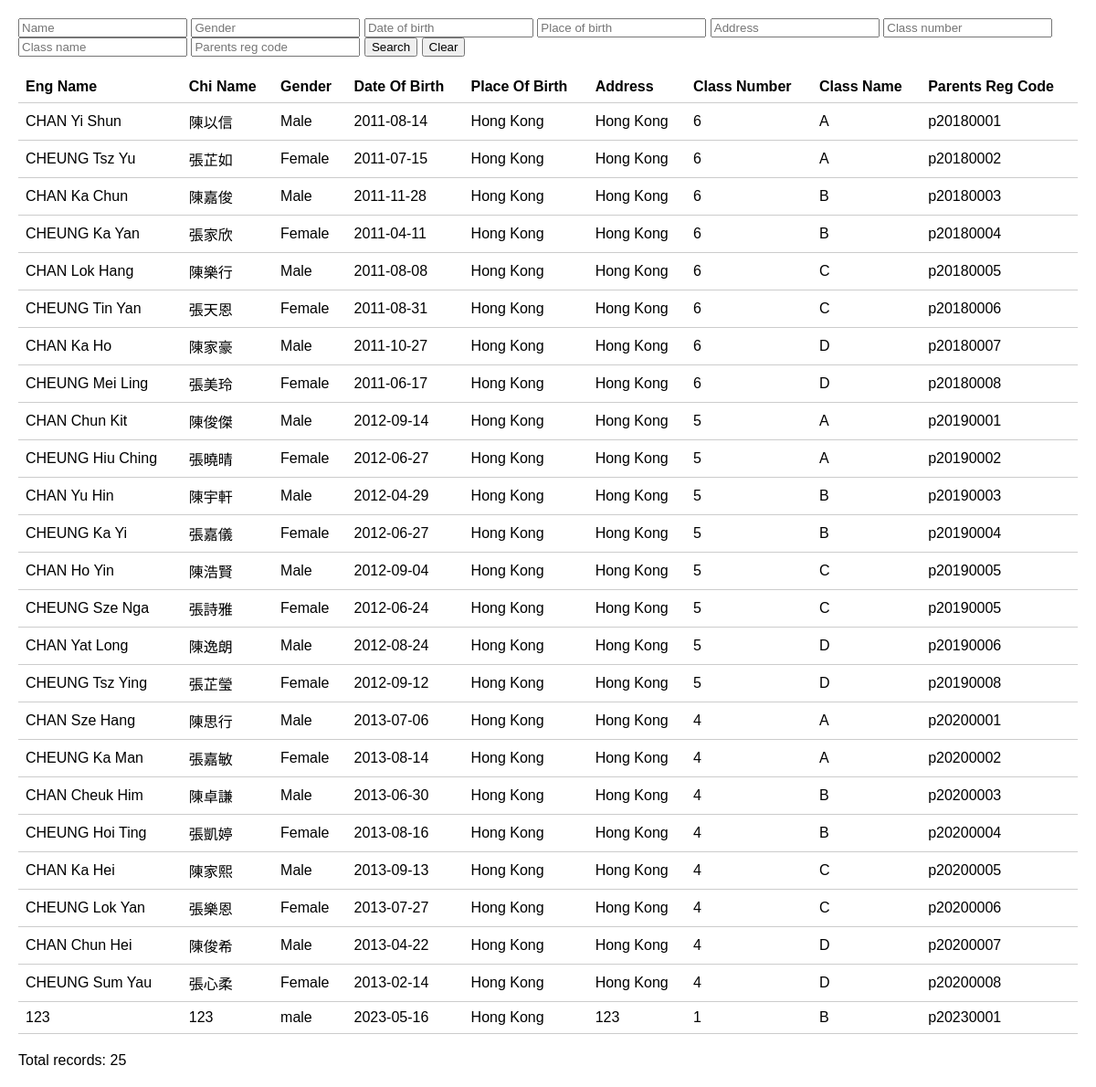
Screenshot of /page/admin/viewenrollment.php with the database file from the repository.
### tables this page shows
CREATE TABLE IF NOT EXISTS `student` (
  `studnetID` int NOT NULL AUTO_INCREMENT,
  `studentRegNumber` varchar(20) NOT NULL,
  `studentEngName` varchar(30) NOT NULL,
  `studentChiName` varchar(30) NOT NULL,
  `studentSex` varchar(10) NOT NULL,
  `studentDateOfBirth` date NOT NULL,
  `studentPlaceOfBirth` varchar(30) NOT NULL,
  `studentAddress` varchar(100) NOT NULL,
  `classNumber` int NOT NULL,
  `className` varchar(5) NOT NULL,
  `parentsRegCode` varchar(10) NOT NULL,
  PRIMARY KEY (`studnetID`)
);

### page/admin/viewenrollment.php (the view, shortened to what this page needs)
<!DOCTYPE html>
<html>
    <head>
        <link href="../../css/viewenrollment.css" rel="stylesheet" type="text/css"/>
    </head>
    <body>
          <P>
        <form method="GET" action="">
            <input type="text" name="filter" placeholder="Name" value="<?php echo isset($_GET['filter']) ? $_GET['filter'] : ''; ?>">
            <input type="text" name="filterSex" placeholder="Gender" value="<?php echo isset($_GET['filterSex']) ? $_GET['filterSex'] : ''; ?>">
            <input type="text" name="filterDOB" placeholder="Date of birth" value="<?php echo isset($_GET['filterDOB']) ? $_GET['filterDOB'] : ''; ?>">
            <input type="text" name="filterPOB" placeholder="Place of birth" value="<?php echo isset($_GET['filterPOB']) ? $_GET['filterPOB'] : ''; ?>">
            <input type="text" name="filterAddress" placeholder="Address" value="<?php echo isset($_GET['filterAddress']) ? $_GET['filterAddress'] : ''; ?>">
            <input type="text" name="filterClassNumber" placeholder="Class number" value="<?php echo isset($_GET['filterClassNumber']) ? $_GET['filterClassNumber'] : ''; ?>">
            <input type="text" name="filterClassName" placeholder="Class name" value="<?php echo isset($_GET['filterClassName']) ? $_GET['filterClassName'] : ''; ?>">
            <input type="text" name="filterParentsRegCode" placeholder="Parents reg code" value="<?php echo isset($_GET['filterParentsRegCode']) ? $_GET['filterParentsRegCode'] : ''; ?>">
            <button type="submit">Search</button>
            <button type="button" onclick="clearFilter()">Clear</button>
        </form>
        <P>
        <?php
        require_once '../../connectdb.php';
        $filter = isset($_GET['filter']) ? $_GET['filter'] : '';
        $filterSex = isset($_GET['filterSex']) ? $_GET['filterSex'] : '';
        $filterDOB = isset($_GET['filterDOB']) ? $_GET['filterDOB'] : '';
        $filterPOB = isset($_GET['filterPOB']) ? $_GET['filterPOB'] : '';
        $filterAddress = isset($_GET['filterAddress']) ? $_GET['filterAddress'] : '';
        $filterClassNumber = isset($_GET['filterClassNumber']) ? $_GET['filterClassNumber'] : '';
        $filterClassName = isset($_GET['filterClassName']) ? $_GET['filterClassName'] : '';
        $filterParentsRegCode = isset($_GET['filterParentsRegCode']) ? $_GET['filterParentsRegCode'] : '';
        $query = "SELECT * FROM `student`
    WHERE (`studentEngName` LIKE :filter OR `studentChiName` LIKE :filter)
    AND (`studentSex` LIKE :filterSex)
    AND (`studentDateOfBirth` LIKE :filterDOB)
    AND (`studentPlaceOfBirth` LIKE :filterPOB)
    AND (`studentAddress` LIKE :filterAddress)
    AND (`classNumber` LIKE :filterClassNumber)
    AND (`className` LIKE :filterClassName)
    AND (`parentsRegCode` LIKE :filterParentsRegCode)";
        $stmt = $pdo->prepare($query);
        $stmt->bindValue(':filter', '%' . $filter . '%', PDO::PARAM_STR);
        $stmt->bindValue(':filterSex', '%' . $filterSex . '%', PDO::PARAM_STR);
        $stmt->bindValue(':filterDOB', '%' . $filterDOB . '%', PDO::PARAM_STR);
        $stmt->bindValue(':filterPOB', '%' . $filterPOB . '%', PDO::PARAM_STR);
        $stmt->bindValue(':filterAddress', '%' . $filterAddress . '%', PDO::PARAM_STR);
        $stmt->bindValue(':filterClassNumber', '%' . $filterClassNumber . '%', PDO::PARAM_STR);
        $stmt->bindValue(':filterClassName', '%' . $filterClassName . '%', PDO::PARAM_STR);
        $stmt->bindValue(':filterParentsRegCode', '%' . $filterParentsRegCode . '%', PDO::PARAM_STR);
        $stmt->execute();
        if ($stmt) {
            echo "<table>";
            echo "<tr><th>Eng Name</th><th>Chi Name</th><th>Gender</th><th>Date Of Birth</th><th>Place Of Birth</th>
      <th>Address</th><th>Class Number</th><th>Class Name</th><th>Parents Reg Code</th></tr>";
            while ($row = $stmt->fetch(PDO::FETCH_ASSOC)) {
                echo "<tr class='record-row'>";
                echo "<td>" . $row['studentEngName'] . "</td>";
                echo "<td>" . $row['studentChiName'] . "</td>";
                echo "<td>" . $row['studentSex'] . "</td>";
                echo "<td>" . $row['studentDateOfBirth'] . "</td>";
                echo "<td>" . $row['studentPlaceOfBirth'] . "</td>";
                echo "<td>" . $row['studentAddress'] . "</td>";
                echo "<td>" . $row['classNumber'] . "</td>";
                echo "<td>" . $row['className'] . "</td>";
                echo "<td>" . $row['parentsRegCode'] . "</td>";
                echo "</tr>";
            }
            echo "</table>";
            $count = $stmt->rowCount();
            echo "<p>Total records: $count</p>";
        } else {
            $errorInfo = $stmt->errorInfo();
            echo "Error: " . $errorInfo[2];
        }
        ?>
    </body>
</html>

### css/viewenrollment.css (style rules this page uses)
table { width: 100%; border-collapse: collapse; margin-bottom: 20px; }
table th, table td { padding: 8px; text-align: left; border-bottom: 1px solid #ccc; }
table th { font-weight: bold; }
body { font-family: Arial, sans-serif; margin: 20px; }
p { margin-bottom: 10px; }

### rows the page displays
student: studentEngName "CHAN Yi Shun", studentChiName "陳以信", studentSex "Male", studentDateOfBirth "2011-08-14", studentPlaceOfBirth "Hong Kong", studentAddress "Hong Kong", classNumber "6", className "A", parentsRegCode "p20180001"
student: studentEngName "CHEUNG Tsz Yu", studentChiName "張芷如", studentSex "Female", studentDateOfBirth "2011-07-15", studentPlaceOfBirth "Hong Kong", studentAddress "Hong Kong", classNumber "6", className "A", parentsRegCode "p20180002"
student: studentEngName "CHAN Ka Chun", studentChiName "陳嘉俊", studentSex "Male", studentDateOfBirth "2011-11-28", studentPlaceOfBirth "Hong Kong", studentAddress "Hong Kong", classNumber "6", className "B", parentsRegCode "p20180003"
student: studentEngName "CHEUNG Ka Yan", studentChiName "張家欣", studentSex "Female", studentDateOfBirth "2011-04-11", studentPlaceOfBirth "Hong Kong", studentAddress "Hong Kong", classNumber "6", className "B", parentsRegCode "p20180004"
student: studentEngName "CHAN Lok Hang", studentChiName "陳樂行", studentSex "Male", studentDateOfBirth "2011-08-08", studentPlaceOfBirth "Hong Kong", studentAddress "Hong Kong", classNumber "6", className "C", parentsRegCode "p20180005"
student: studentEngName "CHEUNG Tin Yan", studentChiName "張天恩", studentSex "Female", studentDateOfBirth "2011-08-31", studentPlaceOfBirth "Hong Kong", studentAddress "Hong Kong", classNumber "6", className "C", parentsRegCode "p20180006"
student: studentEngName "CHAN Ka Ho", studentChiName "陳家豪", studentSex "Male", studentDateOfBirth "2011-10-27", studentPlaceOfBirth "Hong Kong", studentAddress "Hong Kong", classNumber "6", className "D", parentsRegCode "p20180007"
student: studentEngName "CHEUNG Mei Ling", studentChiName "張美玲", studentSex "Female", studentDateOfBirth "2011-06-17", studentPlaceOfBirth "Hong Kong", studentAddress "Hong Kong", classNumber "6", className "D", parentsRegCode "p20180008"
student: studentEngName "CHAN Chun Kit", studentChiName "陳俊傑", studentSex "Male", studentDateOfBirth "2012-09-14", studentPlaceOfBirth "Hong Kong", studentAddress "Hong Kong", classNumber "5", className "A", parentsRegCode "p20190001"
student: studentEngName "CHEUNG Hiu Ching", studentChiName "張曉晴", studentSex "Female", studentDateOfBirth "2012-06-27", studentPlaceOfBirth "Hong Kong", studentAddress "Hong Kong", classNumber "5", className "A", parentsRegCode "p20190002"
student: studentEngName "CHAN Yu Hin", studentChiName "陳宇軒", studentSex "Male", studentDateOfBirth "2012-04-29", studentPlaceOfBirth "Hong Kong", studentAddress "Hong Kong", classNumber "5", className "B", parentsRegCode "p20190003"
student: studentEngName "CHEUNG Ka Yi", studentChiName "張嘉儀", studentSex "Female", studentDateOfBirth "2012-06-27", studentPlaceOfBirth "Hong Kong", studentAddress "Hong Kong", classNumber "5", className "B", parentsRegCode "p20190004"
student: studentEngName "CHAN Ho Yin", studentChiName "陳浩賢", studentSex "Male", studentDateOfBirth "2012-09-04", studentPlaceOfBirth "Hong Kong", studentAddress "Hong Kong", classNumber "5", className "C", parentsRegCode "p20190005"
student: studentEngName "CHEUNG Sze Nga", studentChiName "張詩雅", studentSex "Female", studentDateOfBirth "2012-06-24", studentPlaceOfBirth "Hong Kong", studentAddress "Hong Kong", classNumber "5", className "C", parentsRegCode "p20190005"
student: studentEngName "CHAN Yat Long", studentChiName "陳逸朗", studentSex "Male", studentDateOfBirth "2012-08-24", studentPlaceOfBirth "Hong Kong", studentAddress "Hong Kong", classNumber "5", className "D", parentsRegCode "p20190006"
student: studentEngName "CHEUNG Tsz Ying", studentChiName "張芷瑩", studentSex "Female", studentDateOfBirth "2012-09-12", studentPlaceOfBirth "Hong Kong", studentAddress "Hong Kong", classNumber "5", className "D", parentsRegCode "p20190008"
student: studentEngName "CHAN Sze Hang", studentChiName "陳思行", studentSex "Male", studentDateOfBirth "2013-07-06", studentPlaceOfBirth "Hong Kong", studentAddress "Hong Kong", classNumber "4", className "A", parentsRegCode "p20200001"
student: studentEngName "CHEUNG Ka Man", studentChiName "張嘉敏", studentSex "Female", studentDateOfBirth "2013-08-14", studentPlaceOfBirth "Hong Kong", studentAddress "Hong Kong", classNumber "4", className "A", parentsRegCode "p20200002"
student: studentEngName "CHAN Cheuk Him", studentChiName "陳卓謙", studentSex "Male", studentDateOfBirth "2013-06-30", studentPlaceOfBirth "Hong Kong", studentAddress "Hong Kong", classNumber "4", className "B", parentsRegCode "p20200003"
student: studentEngName "CHEUNG Hoi Ting", studentChiName "張凱婷", studentSex "Female", studentDateOfBirth "2013-08-16", studentPlaceOfBirth "Hong Kong", studentAddress "Hong Kong", classNumber "4", className "B", parentsRegCode "p20200004"
student: studentEngName "CHAN Ka Hei", studentChiName "陳家熙", studentSex "Male", studentDateOfBirth "2013-09-13", studentPlaceOfBirth "Hong Kong", studentAddress "Hong Kong", classNumber "4", className "C", parentsRegCode "p20200005"
student: studentEngName "CHEUNG Lok Yan", studentChiName "張樂恩", studentSex "Female", studentDateOfBirth "2013-07-27", studentPlaceOfBirth "Hong Kong", studentAddress "Hong Kong", classNumber "4", className "C", parentsRegCode "p20200006"
student: studentEngName "CHAN Chun Hei", studentChiName "陳俊希", studentSex "Male", studentDateOfBirth "2013-04-22", studentPlaceOfBirth "Hong Kong", studentAddress "Hong Kong", classNumber "4", className "D", parentsRegCode "p20200007"
student: studentEngName "CHEUNG Sum Yau", studentChiName "張心柔", studentSex "Female", studentDateOfBirth "2013-02-14", studentPlaceOfBirth "Hong Kong", studentAddress "Hong Kong", classNumber "4", className "D", parentsRegCode "p20200008"
student: studentEngName "123", studentChiName "123", studentSex "male", studentDateOfBirth "2023-05-16", studentPlaceOfBirth "Hong Kong", studentAddress "123", classNumber "1", className "B", parentsRegCode "p20230001"

### other values shown
$count "25"
